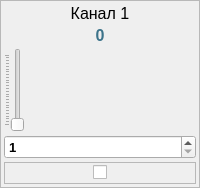
                 <widget class="QFrame" name="frPwr1">
                  <property name="minimumSize">
                   <size>
                    <width>80</width>
                    <height>0</height>
                   </size>
                  </property>
                  <property name="frameShape">
                   <enum>QFrame::StyledPanel</enum>
                  </property>
                  <property name="frameShadow">
                   <enum>QFrame::Raised</enum>
                  </property>
                  <layout class="QVBoxLayout" name="verticalLayout_6">
                   <property name="spacing">
                    <number>3</number>
                   </property>
                   <property name="leftMargin">
                    <number>3</number>
                   </property>
                   <property name="topMargin">
                    <number>3</number>
                   </property>
                   <property name="rightMargin">
                    <number>3</number>
                   </property>
                   <property name="bottomMargin">
                    <number>3</number>
                   </property>
                   <item>
                    <widget class="QLabel" name="lblTitlePwr1">
                     <property name="font">
                      <font>
                       <pointsize>12</pointsize>
                      </font>
                     </property>
                     <property name="text">
                      <string>Канал 1</string>
                     </property>
                     <property name="alignment">
                      <set>Qt::AlignCenter</set>
                     </property>
                    </widget>
                   </item>
                   <item>
                    <widget class="QLabel" name="lblValuePwr1">
                     <property name="palette">
                      <palette>
                       <active>
                        <colorrole role="WindowText">
                         <brush brushstyle="SolidPattern">
                          <color alpha="255">
                           <red>60</red>
                           <green>115</green>
                           <blue>138</blue>
                          </color>
                         </brush>
                        </colorrole>
                        <colorrole role="Text">
                         <brush brushstyle="SolidPattern">
                          <color alpha="255">
                           <red>10</red>
                           <green>121</green>
                           <blue>131</blue>
                          </color>
                         </brush>
                        </colorrole>
                       </active>
                       <inactive>
                        <colorrole role="WindowText">
                         <brush brushstyle="SolidPattern">
                          <color alpha="255">
                           <red>60</red>
                           <green>115</green>
                           <blue>138</blue>
                          </color>
                         </brush>
                        </colorrole>
                        <colorrole role="Text">
                         <brush brushstyle="SolidPattern">
                          <color alpha="255">
                           <red>10</red>
                           <green>121</green>
                           <blue>131</blue>
                          </color>
                         </brush>
                        </colorrole>
                       </inactive>
                       <disabled>
                        <colorrole role="WindowText">
                         <brush brushstyle="SolidPattern">
                          <color alpha="255">
                           <red>120</red>
                           <green>120</green>
                           <blue>120</blue>
                          </color>
                         </brush>
                        </colorrole>
                        <colorrole role="Text">
                         <brush brushstyle="SolidPattern">
                          <color alpha="255">
                           <red>120</red>
                           <green>120</green>
                           <blue>120</blue>
                          </color>
                         </brush>
                        </colorrole>
                       </disabled>
                      </palette>
                     </property>
                     <property name="font">
                      <font>
                       <pointsize>12</pointsize>
                       <weight>75</weight>
                       <bold>true</bold>
                      </font>
                     </property>
                     <property name="text">
                      <string>0</string>
                     </property>
                     <property name="alignment">
                      <set>Qt::AlignCenter</set>
                     </property>
                    </widget>
                   </item>
                   <item>
                    <widget class="QSlider" name="sldPwr1">
                     <property name="minimum">
                      <number>1</number>
                     </property>
                     <property name="maximum">
                      <number>250</number>
                     </property>
                     <property name="orientation">
                      <enum>Qt::Vertical</enum>
                     </property>
                     <property name="tickPosition">
                      <enum>QSlider::TicksAbove</enum>
                     </property>
                     <property name="tickInterval">
                      <number>10</number>
                     </property>
                    </widget>
                   </item>
                   <item>
                    <widget class="QSpinBox" name="edValuePwr1">
                     <property name="font">
                      <font>
                       <pointsize>10</pointsize>
                       <weight>75</weight>
                       <bold>true</bold>
                      </font>
                     </property>
                     <property name="minimum">
                      <number>1</number>
                     </property>
                     <property name="maximum">
                      <number>250</number>
                     </property>
                     <property name="singleStep">
                      <number>10</number>
                     </property>
                    </widget>
                   </item>
                   <item>
                    <widget class="QFrame" name="frCbPwr1">
                     <property name="frameShape">
                      <enum>QFrame::StyledPanel</enum>
                     </property>
                     <property name="frameShadow">
                      <enum>QFrame::Raised</enum>
                     </property>
                     <layout class="QHBoxLayout" name="horizontalLayout_2">
                      <property name="spacing">
                       <number>0</number>
                      </property>
                      <property name="leftMargin">
                       <number>0</number>
                      </property>
                      <property name="topMargin">
                       <number>0</number>
                      </property>
                      <property name="rightMargin">
                       <number>0</number>
                      </property>
                      <property name="bottomMargin">
                       <number>0</number>
                      </property>
                      <item>
                       <spacer name="horizontalSpacer_2">
                        <property name="orientation">
                         <enum>Qt::Horizontal</enum>
                        </property>
                        <property name="sizeHint" stdset="0">
                         <size>
                          <width>40</width>
                          <height>20</height>
                         </size>
                        </property>
                       </spacer>
                      </item>
                      <item>
                       <widget class="QCheckBox" name="cbPwr1">
                        <property name="text">
                         <string/>
                        </property>
                       </widget>
                      </item>
                      <item>
                       <spacer name="horizontalSpacer">
                        <property name="orientation">
                         <enum>Qt::Horizontal</enum>
                        </property>
                        <property name="sizeHint" stdset="0">
                         <size>
                          <width>40</width>
                          <height>20</height>
                         </size>
                        </property>
                       </spacer>
                      </item>
                     </layout>
                    </widget>
                   </item>
                  </layout>
                 </widget>
